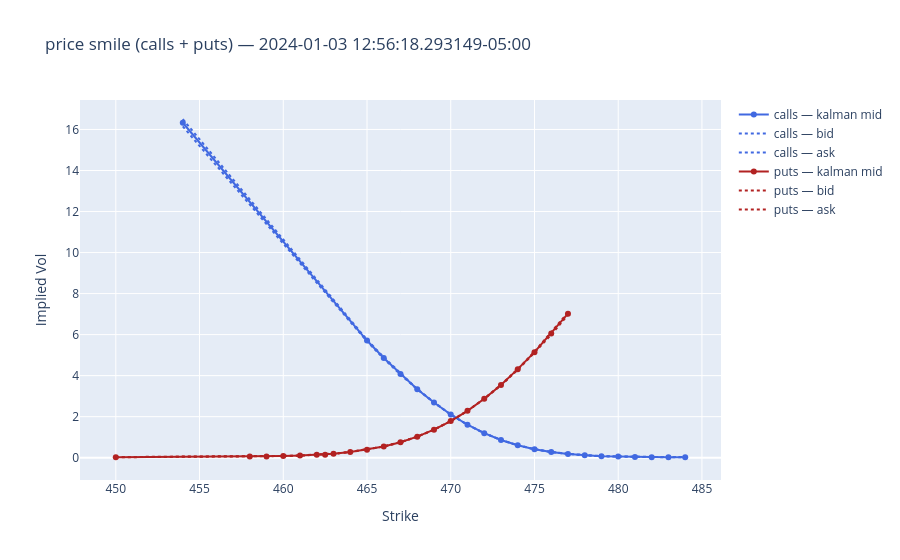

This figure's notebook cell:
### Code cell
df_filtered_price = df_price_surface_wide.filter(
    pl.all_horizontal(pl.all().is_not_null()) & pl.all_horizontal(cs.float().is_not_nan())
)
df_price_surface_long = df_quote_result.rename({"kalman_price": "observed_price"})

strikes_all = sorted(df_price_surface_long["strike"].unique().to_list())
strikes_C = sorted(df_price_surface_long.filter(pl.col("is_call"))["strike"].unique().to_list())
strikes_P = sorted(df_price_surface_long.filter(~pl.col("is_call"))["strike"].unique().to_list())

_, expiry, _ = _u.parse_option_ticker(
    df_tickers.filter(pl.col("ticker").str.contains("C"))["ticker"][0]
)

row_idx = df_filtered_price.shape[0] // 2  # ← change this (0 to df_filtered.shape[0]-1)
snapshot_ts = df_filtered_price["ts_ns"][row_idx]
row = df_price_surface_wide.filter(pl.col("ts_ns") <= snapshot_ts).tail(1)

fig = go.Figure()

fig.add_trace(
    go.Scatter(
        x=strikes_C,
        y=[row[f"observed_price_{int(k)}_C"][0] for k in strikes_C],
        mode="lines+markers",
        name="calls — kalman mid",
        line=dict(color="royalblue"),
    )
)
fig.add_trace(
    go.Scatter(
        x=strikes_C,
        y=[row[f"bid_price_{int(k)}_C"][0] for k in strikes_C],
        mode="lines",
        name="calls — bid",
        line=dict(color="royalblue", dash="dot"),
    )
)
fig.add_trace(
    go.Scatter(
        x=strikes_C,
        y=[row[f"ask_price_{int(k)}_C"][0] for k in strikes_C],
        mode="lines",
        name="calls — ask",
        line=dict(color="royalblue", dash="dot"),
    )
)

fig.add_trace(
    go.Scatter(
        x=strikes_P,
        y=[row[f"observed_price_{int(k)}_P"][0] for k in strikes_P],
        mode="lines+markers",
        name="puts — kalman mid",
        line=dict(color="firebrick"),
    )
)
fig.add_trace(
    go.Scatter(
        x=strikes_P,
        y=[row[f"bid_price_{int(k)}_P"][0] for k in strikes_P],
        mode="lines",
        name="puts — bid",
        line=dict(color="firebrick", dash="dot"),
    )
)
fig.add_trace(
    go.Scatter(
        x=strikes_P,
        y=[row[f"ask_price_{int(k)}_P"][0] for k in strikes_P],
        mode="lines",
        name="puts — ask",
        line=dict(color="firebrick", dash="dot"),
    )
)

fig.update_layout(
    title=f"price smile (calls + puts) — {snapshot_ts}",
    xaxis_title="Strike",
    yaxis_title="Implied Vol",
)
fig.show()

### Figure 1 — Plotly figure (JSON) as saved in the notebook; plotly's stock layout.template omitted (floating-point values rounded to 4 significant figures)
{"data": [{"line": {"color": "royalblue"}, "mode": "lines+markers", "name": "calls — kalman mid", "type": "scatter", "x": [454, 465, 466, 467, 468, 469, 470, 471, 472, 473, 474, 475, 476, 477, 478, 479, 480, 481, 482, 483, 484], "y": [16.33, 5.71, 4.86, 4.078, 3.335, 2.691, 2.106, 1.606, 1.194, 0.8631, 0.607, 0.4153, 0.2762, 0.1843, 0.1174, 0.07688, 0.05476, 0.03614, 0.02621, 0.02217, 0.02204]}, {"line": {"color": "royalblue", "dash": "dot"}, "mode": "lines", "name": "calls — bid", "type": "scatter", "x": [454, 465, 466, 467, 468, 469, 470, 471, 472, 473, 474, 475, 476, 477, 478, 479, 480, 481, 482, 483, 484], "y": [16.15, 5.67, 4.83, 4.05, 3.33, 2.69, 2.1, 1.6, 1.19, 0.86, 0.6, 0.41, 0.27, 0.18, 0.11, 0.07, 0.05, 0.03, 0.02, 0.02, 0.02]}, {"line": {"color": "royalblue", "dash": "dot"}, "mode": "lines", "name": "calls — ask", "type": "scatter", "x": [454, 465, 466, 467, 468, 469, 470, 471, 472, 473, 474, 475, 476, 477, 478, 479, 480, 481, 482, 483, 484], "y": [16.5, 5.75, 4.9, 4.1, 3.35, 2.7, 2.11, 1.61, 1.2, 0.87, 0.61, 0.42, 0.28, 0.19, 0.12, 0.08, 0.06, 0.04, 0.03, 0.03, 0.03]}, {"line": {"color": "firebrick"}, "mode": "lines+markers", "name": "puts — kalman mid", "type": "scatter", "x": [450, 458, 459, 460, 461, 462, 462.5, 463, 464, 465, 466, 467, 468, 469, 470, 471, 472, 473, 474, 475, 476, 477], "y": [0.02532, 0.05415, 0.06437, 0.08375, 0.104, 0.1449, 0.1449, 0.1974, 0.2758, 0.3937, 0.5455, 0.7559, 1.025, 1.365, 1.784, 2.286, 2.872, 3.548, 4.317, 5.144, 6.055, 7.02]}, {"line": {"color": "firebrick", "dash": "dot"}, "mode": "lines", "name": "puts — bid", "type": "scatter", "x": [450, 458, 459, 460, 461, 462, 462.5, 463, 464, 465, 466, 467, 468, 469, 470, 471, 472, 473, 474, 475, 476, 477], "y": [0.02, 0.05, 0.06, 0.08, 0.1, 0.14, 0.14, 0.19, 0.27, 0.39, 0.54, 0.75, 1.02, 1.36, 1.78, 2.28, 2.86, 3.53, 4.28, 5.12, 6, 6.96]}, {"line": {"color": "firebrick", "dash": "dot"}, "mode": "lines", "name": "puts — ask", "type": "scatter", "x": [450, 458, 459, 460, 461, 462, 462.5, 463, 464, 465, 466, 467, 468, 469, 470, 471, 472, 473, 474, 475, 476, 477], "y": [0.03, 0.06, 0.07, 0.09, 0.11, 0.15, 0.15, 0.2, 0.28, 0.4, 0.55, 0.76, 1.03, 1.37, 1.79, 2.29, 2.88, 3.56, 4.32, 5.17, 6.11, 7.08]}], "layout": {"title": {"text": "price smile (calls + puts) — 2024-01-03 12:56:18.293149-05:00"}, "xaxis": {"title": {"text": "Strike"}}, "yaxis": {"title": {"text": "Implied Vol"}}}}
